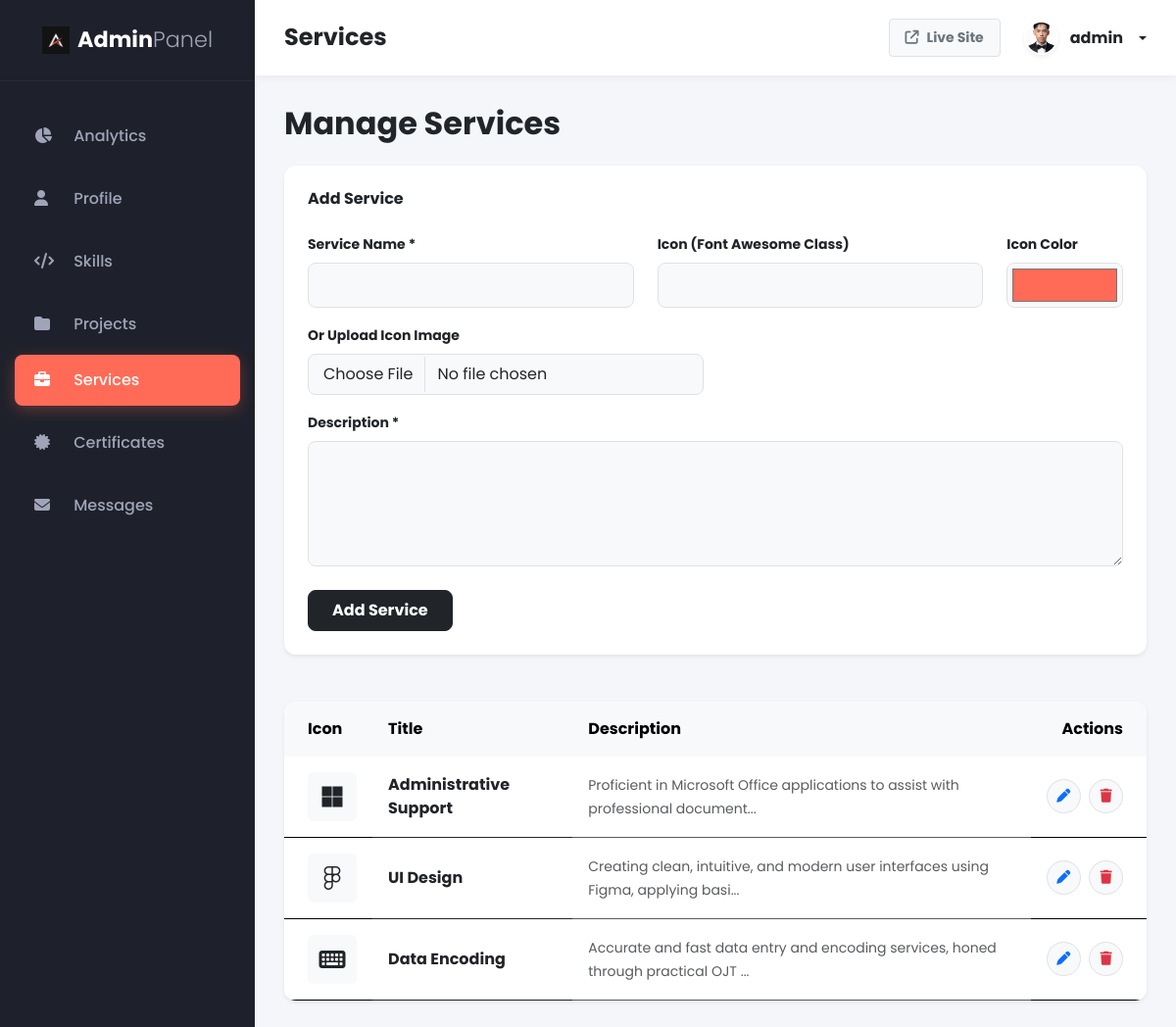
Screenshot of /admin/services.php (signed in) with the database file from the repository.
### tables this page shows
CREATE TABLE `profile` (
  `id` int(11) NOT NULL,
  `name` varchar(255) DEFAULT NULL,
  `title` varchar(255) DEFAULT NULL,
  `objective` text DEFAULT NULL,
  `phone` varchar(50) DEFAULT NULL,
  `email` varchar(100) DEFAULT NULL,
  `address` varchar(255) DEFAULT NULL,
  `linkedin` varchar(255) DEFAULT NULL,
  `years_experience` int(11) DEFAULT 2,
  `ojt_hours` int(11) DEFAULT 80,
  `profile_image` varchar(255) DEFAULT NULL,
  `cv_path` varchar(255) DEFAULT NULL
);

CREATE TABLE `services` (
  `id` int(11) NOT NULL,
  `title` varchar(255) DEFAULT NULL,
  `description` text DEFAULT NULL,
  `icon` varchar(100) DEFAULT NULL,
  `icon_type` enum('class','image') NOT NULL DEFAULT 'class',
  `icon_image` varchar(255) DEFAULT NULL,
  `icon_color` varchar(20) DEFAULT '#ff6b57'
);

### config/database.php (called while the page is built, shortened)
<?php
function get_asset_url($path) {
    if (preg_match('/(assets|resume)\/.*$/i', $path, $matches)) {
        return BASE_URL . $matches[0];
    }
    return $path;
}
?>

### admin/services.php (the view, shortened to what this page needs)
<?php
require_once 'includes/header.php';
$services = $pdo->query("SELECT * FROM services ORDER BY id DESC")->fetchAll();
?>
<h2 class="fw-bold text-dark mb-4">Manage Services</h2>
<div class="card shadow-sm border-0 mb-5" style="border-radius: 12px;">
    <div class="card-body p-4">
        <h6 class="fw-bold mb-4 text-dark">Add Service</h6>
        <form method="POST" enctype="multipart/form-data">
            <div class="row">
                <div class="col-md-5 mb-3">
                    <label class="form-label text-dark fw-bold small">Service Name *</label>
                    <input type="text" name="title" class="form-control bg-light border" style="border-radius: 8px; padding: 10px 15px;" required>
                </div>
                <div class="col-md-5 mb-3">
                    <label class="form-label text-dark fw-bold small">Icon (Font Awesome Class)</label>
                    <input type="text" name="icon" class="form-control bg-light border" style="border-radius: 8px; padding: 10px 15px;">
                </div>
                <div class="col-md-2 mb-3">
                    <label class="form-label text-dark fw-bold small">Icon Color</label>
                    <input type="color" name="icon_color" class="form-control bg-light border" style="border-radius: 8px; height: 46px; padding: 5px;" value="#ff6b57">
                </div>
            </div>
            <div class="row">
                <div class="col-md-6 mb-3">
                    <label class="form-label text-dark fw-bold small">Or Upload Icon Image</label>
                    <input type="file" name="icon_image" class="form-control bg-light border" style="border-radius: 8px; padding: 8px 15px;" accept="image/*">
                </div>
            </div>
            <div class="mb-4">
                <label class="form-label text-dark fw-bold small">Description *</label>
                <textarea name="description" class="form-control bg-light border" style="border-radius: 8px; padding: 15px;" rows="4" required></textarea>
            </div>
            <button type="submit" class="btn btn-dark fw-bold px-4 py-2" style="border-radius: 8px;">Add Service</button>
        </form>
    </div>
</div>
<div class="card overflow-hidden shadow-sm border-0" style="border-radius: 12px;">
    <div class="card-body p-0">
        <div class="table-responsive">
            <table class="table table-hover align-middle mb-0 border-0">
                <thead class="table-light">
                    <tr>
                        <th class="ps-4 border-0 py-3">Icon</th>
                        <th class="border-0 py-3">Title</th>
                        <th class="border-0 py-3">Description</th>
                        <th class="text-end pe-4 border-0 py-3">Actions</th>
                    </tr>
                </thead>
                <tbody>
                    <?php foreach($services as $s): ?>
                    <tr>
                        <td class="ps-4 py-3">
                            <div class="bg-light rounded d-flex align-items-center justify-content-center" style="width:50px; height:50px;">
                                <?php if(isset($s['icon_type']) && $s['icon_type'] == 'image' && !empty($s['icon_image'])): ?>
                                    <img src="<?= htmlspecialchars(get_asset_url($s['icon_image'])) ?>" style="max-width:100%; max-height:100%;">
                                <?php else: ?>
                                    <i class="<?= htmlspecialchars($s['icon']) ?> fs-4 text-dark"></i>
                                <?php endif; ?>
                            </div>
                        </td>
                        <td class="fw-bold text-dark py-3"><?= htmlspecialchars($s['title']) ?></td>
                        <td class="text-muted py-3"><small><?= htmlspecialchars(substr($s['description'], 0, 80)) ?>...</small></td>
                        <td class="text-end pe-4 text-nowrap py-3">
                            <button class="btn btn-sm btn-light border text-primary rounded-circle me-1" style="width:35px;height:35px;" data-bs-toggle="modal" data-bs-target="#editModal<?= $s['id'] ?>"><i class="fa-solid fa-pen"></i></button>
                            <form method="POST" class="d-inline delete-form">
                                <button type="submit" class="btn btn-sm btn-light border text-danger rounded-circle" style="width:35px;height:35px;"><i class="fa-solid fa-trash"></i></button>
                            </form>
                        </td>
                    </tr>
                    <?php endforeach; ?>
                </tbody>
            </table>
        </div>
    </div>
</div>
<?php require_once 'includes/footer.php'; ?>

### admin/includes/header.php (shortened to what this page needs)
<?php
require_once '../config/database.php';
$current_page = basename($_SERVER['PHP_SELF'], '.php');
$profile_stmt = $pdo->query("SELECT profile_image FROM profile LIMIT 1");
$admin_profile = $profile_stmt->fetch();
$admin_avatar = (!empty($admin_profile['profile_image'])) ? get_asset_url($admin_profile['profile_image']) : 'https://ui-avatars.com/api/?name=Admin&background=1e212b&color=ff6b57';
?>
<!DOCTYPE html>
<html lang="en">
<head>
    <link href="https://cdn.jsdelivr.net/npm/bootstrap@5.3.2/dist/css/bootstrap.min.css" rel="stylesheet">
    <link rel="stylesheet" href="https://cdnjs.cloudflare.com/ajax/libs/font-awesome/6.4.0/css/all.min.css">
    <link href="https://cdn.jsdelivr.net/npm/sweetalert2@11.7.3/dist/sweetalert2.min.css" rel="stylesheet">
</head>
<body>
    <div id="wrapper">
        <div id="sidebar-wrapper">
            <div class="sidebar-heading fw-bold text-center d-flex align-items-center justify-content-center gap-2">
                <img src="<?= BASE_URL ?>assets/images/logo.png" alt="Logo" style="width: 28px; height: 28px; object-fit: contain;">
                <span class="text-white">Admin<span style="font-weight:300; color: #a0a4b8;">Panel</span></span>
            </div>
            <div class="list-group list-group-flush mt-4">
                <a href="index" class="list-group-item list-group-item-action <?= $current_page == 'index' ? 'active' : '' ?>"><i class="fa-solid fa-chart-pie me-3" style="width: 20px;"></i> Analytics</a>
                <a href="profile" class="list-group-item list-group-item-action <?= $current_page == 'profile' ? 'active' : '' ?>"><i class="fa-solid fa-user me-3" style="width: 20px;"></i> Profile</a>
                <a href="skills" class="list-group-item list-group-item-action <?= $current_page == 'skills' ? 'active' : '' ?>"><i class="fa-solid fa-code me-3" style="width: 20px;"></i> Skills</a>
                <a href="portfolio" class="list-group-item list-group-item-action <?= $current_page == 'portfolio' ? 'active' : '' ?>"><i class="fa-solid fa-folder me-3" style="width: 20px;"></i> Projects</a>
                <a href="services" class="list-group-item list-group-item-action <?= $current_page == 'services' ? 'active' : '' ?>"><i class="fa-solid fa-briefcase me-3" style="width: 20px;"></i> Services</a>
                <a href="certificates" class="list-group-item list-group-item-action <?= $current_page == 'certificates' ? 'active' : '' ?>"><i class="fa-solid fa-certificate me-3" style="width: 20px;"></i> Certificates</a>
                <a href="messages" class="list-group-item list-group-item-action <?= $current_page == 'messages' ? 'active' : '' ?> d-flex justify-content-between align-items-center">
                    <span><i class="fa-solid fa-envelope me-3" style="width: 20px;"></i> Messages</span>
                </a>
            </div>
        </div>
        <div id="page-content-wrapper">
            <nav class="top-navbar">
                <div class="d-flex align-items-center gap-3">
                    <h4 class="mb-0 text-dark fw-bold"><?= ucfirst($current_page) ?></h4>
                </div>
                <div class="d-flex align-items-center gap-2 gap-sm-4">
                    <a href="../" target="_blank" class="btn btn-sm btn-light border px-2 px-sm-3 py-2 fw-bold text-secondary" title="Live Site"><i class="fa-solid fa-arrow-up-right-from-square me-sm-2"></i><span class="d-none d-sm-inline">Live Site</span></a>
                    <div class="dropdown">
                        <button class="btn btn-white border-0 dropdown-toggle d-flex align-items-center gap-2 px-0" type="button" data-bs-toggle="dropdown">
                            <img src="<?= htmlspecialchars($admin_avatar) ?>" class="rounded-circle shadow-sm" width="35" height="35" style="object-fit: cover; border: 2px solid #fff;">
                            <span class="fw-bold text-dark mx-1"><?= htmlspecialchars($_SESSION['admin_username']) ?></span>
                        </button>
                    </div>
                </div>
            </nav>
            <div class="content-area">

### admin/includes/header.php (style rules this page uses)
:root { --admin-bg: #f4f6f9; --sidebar-bg: #1e212b; --sidebar-hover: #2a2e3d; --accent: #ff6b57; }
body { font-family: 'Poppins', sans-serif; background-color: var(--admin-bg); overflow-x: hidden; }
#wrapper { display: flex; width: 100%; align-items: stretch; }
#sidebar-wrapper { min-width: 260px; max-width: 260px; background-color: var(--sidebar-bg); min-height: 100vh; transition: all 0.3s; }
.sidebar-heading { padding: 1.5rem 1.25rem; font-size: 1.4rem; color: #fff; border-bottom: 1px solid rgba(255,255,255,0.05); }
.list-group-item { background: transparent; color: #a0a4b8; border: none; padding: 14px 20px; font-weight: 500; margin: 6px 15px; width: calc(100% - 30px); border-radius: 8px; transition: all 0.3s ease; }
.list-group-item.active { background: var(--accent); color: #fff; box-shadow: 0 4px 15px rgba(255,107,87,0.3); }
#page-content-wrapper { min-width: 0; width: 100%; display: flex; flex-direction: column; }
.top-navbar { background: #fff; padding: 15px 30px; box-shadow: 0 2px 10px rgba(0,0,0,0.05); display: flex; justify-content: space-between; align-items: center; z-index: 10; }
.content-area { padding: 30px; flex-grow: 1; overflow-y: auto; height: calc(100vh - 75px); }
.card { border: none; border-radius: 12px; box-shadow: 0 6px 20px rgba(0,0,0,0.03); transition: transform 0.3s; margin-bottom: 24px; }
.table > :not(caption) > * > * { padding: 1rem 1rem; }

### rows the page displays
profile: profile_image (picture)
services: title "Administrative Support", description "Proficient in Microsoft Office applications to assist with professional document", $s['id'] 3 (drawn)
services: title "UI Design", description "Creating clean, intuitive, and modern user interfaces using Figma, applying basi"
services: title "Data Encoding", description "Accurate and fast data entry and encoding services, honed through practical OJT"

### other values shown
$current_page "Services"
$_SESSION['admin_username'] "admin"
